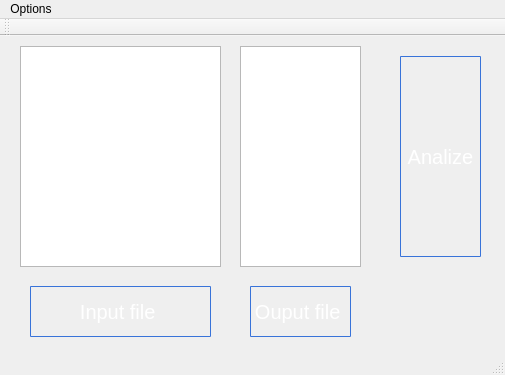
<?xml version="1.0" encoding="UTF-8"?>
<ui version="4.0">
 <class>MainWindow</class>
 <widget class="QMainWindow" name="MainWindow">
  <property name="geometry">
   <rect>
    <x>0</x>
    <y>0</y>
    <width>505</width>
    <height>375</height>
   </rect>
  </property>
  <property name="windowTitle">
   <string>MainWindow</string>
  </property>
  <property name="styleSheet">
   <string notr="true">QPushButton{
    padding:2px;
    color: #fff;
    font-size: 20px;
    border-radius: 1px;
    border: 1px solid #3873d9;
    background-color: qlineargradient( x1: 0, y1: 0, x2: 0, y2: 1,
                                        stop: 0 #4287ff, stop: 1 #356ccc);
 }

QTextBrowser{
	font-size: 20px;
}</string>
  </property>
  <widget class="QWidget" name="centralWidget">
   <widget class="QPushButton" name="pushButton">
    <property name="geometry">
     <rect>
      <x>30</x>
      <y>250</y>
      <width>181</width>
      <height>51</height>
     </rect>
    </property>
    <property name="text">
     <string>Input file </string>
    </property>
   </widget>
   <widget class="QPushButton" name="pushButton_2">
    <property name="geometry">
     <rect>
      <x>250</x>
      <y>250</y>
      <width>101</width>
      <height>51</height>
     </rect>
    </property>
    <property name="text">
     <string>Ouput file </string>
    </property>
   </widget>
   <widget class="QPushButton" name="pushButton_3">
    <property name="geometry">
     <rect>
      <x>400</x>
      <y>20</y>
      <width>81</width>
      <height>201</height>
     </rect>
    </property>
    <property name="text">
     <string>Analize</string>
    </property>
   </widget>
   <widget class="QTextBrowser" name="textBrowser">
    <property name="geometry">
     <rect>
      <x>20</x>
      <y>10</y>
      <width>201</width>
      <height>221</height>
     </rect>
    </property>
   </widget>
   <widget class="QTextBrowser" name="textBrowser_2">
    <property name="geometry">
     <rect>
      <x>240</x>
      <y>10</y>
      <width>121</width>
      <height>221</height>
     </rect>
    </property>
   </widget>
  </widget>
  <widget class="QMenuBar" name="menuBar">
   <property name="geometry">
    <rect>
     <x>0</x>
     <y>0</y>
     <width>505</width>
     <height>17</height>
    </rect>
   </property>
   <widget class="QMenu" name="menuOptions">
    <property name="title">
     <string>Options</string>
    </property>
    <addaction name="actionHelp"/>
   </widget>
   <addaction name="menuOptions"/>
  </widget>
  <widget class="QToolBar" name="mainToolBar">
   <attribute name="toolBarArea">
    <enum>TopToolBarArea</enum>
   </attribute>
   <attribute name="toolBarBreak">
    <bool>false</bool>
   </attribute>
  </widget>
  <widget class="QStatusBar" name="statusBar"/>
  <action name="actionHelp">
   <property name="text">
    <string>Help</string>
   </property>
   <property name="shortcut">
    <string>F1</string>
   </property>
  </action>
 </widget>
 <layoutdefault spacing="6" margin="11"/>
 <resources/>
 <connections/>
</ui>
